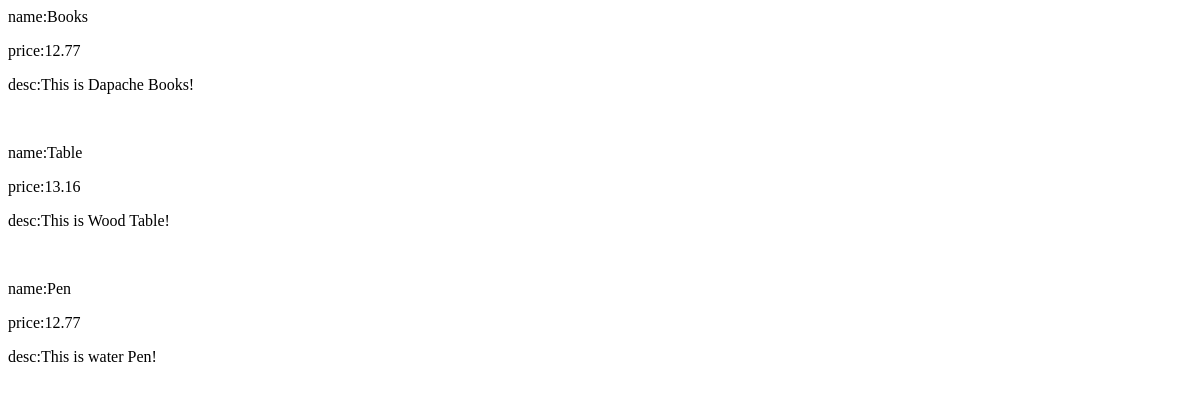
The page /goodslist/ on the database as committed earlier.
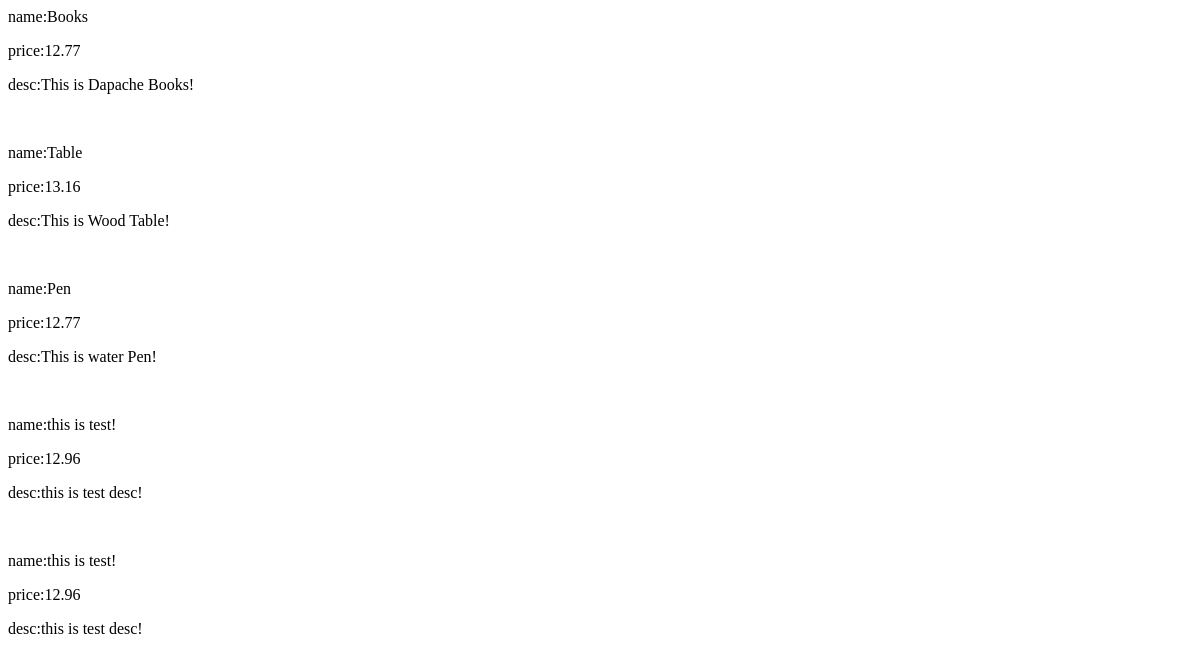
The same page on the database as committed later.
### shop/models.py (models this page shows)
class Goods(models.Model):
	name = models.CharField(max_length=40)
	price = models.FloatField()
	desc = models.TextField()

### shop/views.py (the view)
# urls.py: url(r'^goodslist/', sv.showGoodsList),
def showGoodsList(request):
	goodsList = Goods.objects.all()
	return render(request, 'shop/goodsList.html', {'goods':goodsList})

### templates/shop/goodsList.html (shortened to what this page needs)
{% for single_good in goods%}
	<p>name:{{single_good.name}}</p>
	<p>price:{{single_good.price}}</p>
	<p>desc:{{single_good.desc}}</p>
{% endfor %}

Rows that differ between the two databases and show on the page:
added Goods: name "this is test!", price "12.96", desc "this is test desc!"
added Goods: name "this is test!", price "12.96", desc "this is test desc!"
